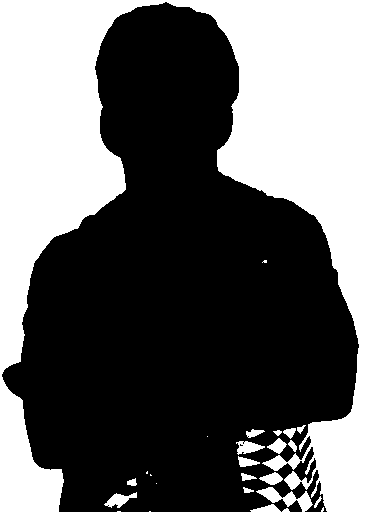
#> input picture packages/client/src/assets/hero-silhouette.png, 365 x 512 px, found by its file name
$ python prepare-images.py
#> lines starting #> are read from the running program, lines starting #| are printed output that depends on the picture; after the words box and inside, x2 and y2 are one past the last pixel; in counts of white or black regions, pixels touching at a corner belong together
"""
Limpia la silueta para el video: la imagen original trae un tramo con un
cuadriculado de transparencia (cuadros opacos y vacios alternos) abajo a la
derecha, que se nota a 1080x1920. Se cierran esos huecos (dilatar + erosionar
el alfa) y se binariza el borde.
"""
import os
from PIL import Image, ImageFilter

HERE = os.path.dirname(os.path.abspath(__file__))
path = os.path.join(HERE, "..", "public", "img", "hero-silhouette.png")
im = Image.open(path).convert("RGBA")
#> im is the input picture: PIL image 365x512 RGBA; mean R, G, B, A 0, 0, 0, 154.4
alpha = im.getchannel("A")
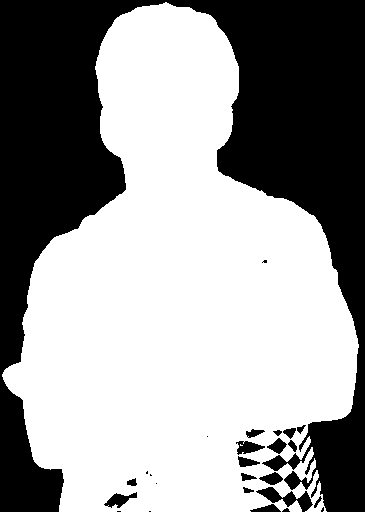
#> alpha: PIL image 365x512 L; 60.5% white; 26 black regions (8 under 20 px), largest, box (x1, y1, x2, y2) and area: (0, 0, 365, 512) 71514, (256, 487, 313, 512) 535, (104, 492, 137, 508) 249
closed = alpha.filter(ImageFilter.MaxFilter(17)).filter(ImageFilter.MinFilter(17))
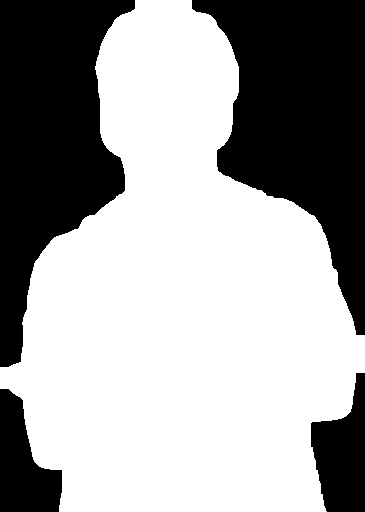
#> closed: PIL image 365x512 L; 62.6% white; 4 black regions, box (x1, y1, x2, y2) and area: (192, 0, 365, 335) 31390, (0, 0, 135, 367) 28753, (311, 373, 365, 512) 4983, (0, 389, 62, 512) 4743
closed = closed.point(lambda v: 255 if v > 128 else 0).filter(ImageFilter.GaussianBlur(0.8))
black = Image.new("RGBA", im.size, (0, 0, 0, 255))
black.putalpha(closed)
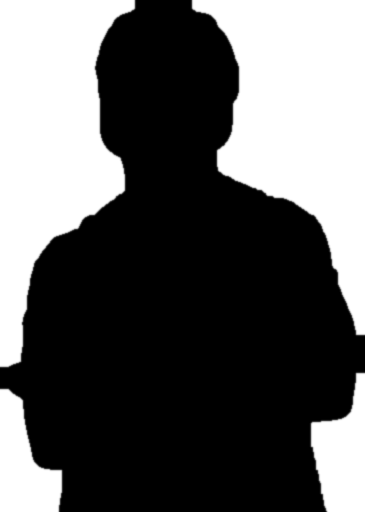
#> black: PIL image 365x512 RGBA; mean R, G, B, A 0, 0, 0, 159.7; transparent parts drawn white
black.save(path)
print("public/img/hero-silhouette.png (limpia)")
